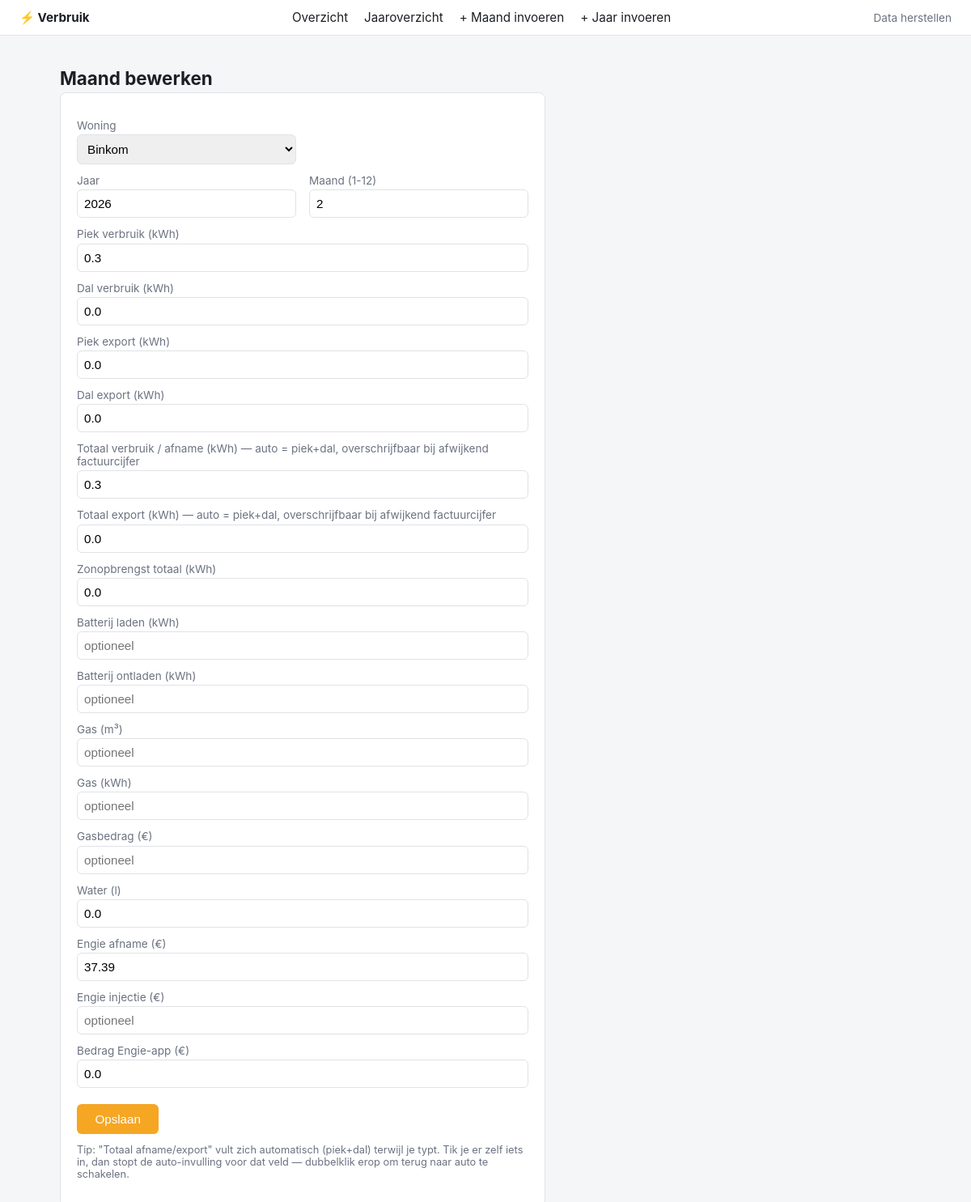
The app's page /invoer/Binkom/2026/2 with its own data.
### tables this page shows
CREATE TABLE maandverbruik (
    id INTEGER PRIMARY KEY AUTOINCREMENT,
    woning TEXT NOT NULL CHECK (woning IN ('Tienen', 'Binkom')),
    jaar INTEGER NOT NULL,
    maand INTEGER NOT NULL CHECK (maand BETWEEN 1 AND 12),

    piek_verbruik REAL,
    dal_verbruik REAL,
    piek_export REAL,
    dal_export REAL,
    totaal_verbruik_afname REAL,
    totaal_export REAL,
    zonopbrengst_totaal REAL,
    batterij_laden REAL,
    batterij_ontladen REAL,

    gas_m3 REAL,
    gas_kwh REAL,
    prijs_gas_eur REAL,
    water_l REAL,

    engie_afname_eur REAL,
    engie_injectie_eur REAL,
    bedrag_engie_app REAL,

    UNIQUE(woning, jaar, maand)
);

### main.py (the view, shortened to what this page needs)
@app.route("/invoer", methods=["GET", "POST"])
@app.route("/invoer/<woning>/<int:jaar>/<int:maand>", methods=["GET", "POST"])
def invoer(woning=None, jaar=None, maand=None):
    bestaand = None
    if woning and jaar and maand:
        conn = get_connection()
        row = conn.execute(
            "SELECT * FROM maandverbruik WHERE woning=? AND jaar=? AND maand=?",
            (woning, jaar, maand),
        ).fetchone()
        conn.close()
        bestaand = dict(row) if row else None
    return render_template(
        "invoer.html",
        woningen=WONINGEN,
        velden=MAAND_INVOERVELDEN,
        bestaand=bestaand,
        woning=woning,
        jaar=jaar,
        maand=maand,
    )

### main.py (called while the page is built)
    def __call__(self, environ, start_response):
        script_name = environ.get("HTTP_X_INGRESS_PATH", "")
        if script_name:
            environ["SCRIPT_NAME"] = script_name
            path_info = environ.get("PATH_INFO", "")
            if path_info.startswith(script_name):
                environ["PATH_INFO"] = path_info[len(script_name):]
        return self.wsgi_app(environ, start_response)

### models.py (called while the page is built)
def get_connection():
    DB_PATH.parent.mkdir(parents=True, exist_ok=True)
    conn = sqlite3.connect(DB_PATH)
    conn.row_factory = sqlite3.Row
    conn.execute("PRAGMA foreign_keys = ON")
    return conn

### templates/invoer.html (shortened to what this page needs)
{% extends "base.html" %}
{% block content %}
<h1>{{ "Maand bewerken" if bestaand else "Maand invoeren" }}</h1>
<form class="entry" method="post">
    <div class="row2">
        <div>
            <label>Woning</label>
            <select name="woning" required>
                {% for w in woningen %}
                <option value="{{ w }}" {{ "selected" if (bestaand and bestaand.woning == w) or (woning == w) }}>{{ w }}</option>
                {% endfor %}
            </select>
        </div>
        <div></div>
        <div>
            <label>Jaar</label>
            <input type="number" name="jaar" value="{{ bestaand.jaar if bestaand else (jaar or '') }}" required>
        </div>
        <div>
            <label>Maand (1-12)</label>
            <input type="number" name="maand" min="1" max="12" value="{{ bestaand.maand if bestaand else (maand or '') }}" required>
        </div>
    </div>
    {% for veld, label in velden %}
    <label>{{ label }}</label>
    <input type="text" id="{{ veld }}" name="{{ veld }}" value="{{ bestaand[veld] if bestaand and bestaand[veld] is not none else '' }}" placeholder="optioneel">
    {% endfor %}
    <button type="submit">Opslaan</button>
    <p class="muted" style="margin-top:0.75rem; font-size:0.8rem;">
        Tip: "Totaal afname/export" vult zich automatisch (piek+dal) terwijl je typt.
        Tik je er zelf iets in, dan stopt de auto-invulling voor dat veld —
        dubbelklik erop om terug naar auto te schakelen.
    </p>
</form>
{% endblock %}

### templates/base.html (shortened to what this page needs)
<!DOCTYPE html>
<html lang="nl">
<head>
    <link rel="stylesheet" href="{{ url_for('static', filename='style.css') }}">
</head>
<body>
    <nav>
        <a href="{{ url_for('index') }}" class="brand">⚡ Verbruik</a>
        <a href="{{ url_for('index') }}">Overzicht</a>
        <a href="{{ url_for('jaaroverzicht') }}">Jaaroverzicht</a>
        <a href="{{ url_for('invoer') }}">+ Maand invoeren</a>
        <a href="{{ url_for('jaaroverzicht_invoer') }}">+ Jaar invoeren</a>
        <a href="{{ url_for('herstel_seed') }}" style="margin-left:auto; color:var(--muted); font-size:0.85rem;">Data herstellen</a>
    </nav>
    <main>
        {% block content %}{% endblock %}
    </main>
</body>
</html>

### static/style.css (style rules this page uses)
:root { --bg: #f5f6f8; --card: #ffffff; --border: #e0e2e7; --text: #1c1f24; --muted: #6b7280; --accent: #f5a623; --accent-dark: #d68910; --pos: #2e7d32; --neg: #c0392b; }
* { box-sizing: border-box; }
body { margin: 0; font-family: -apple-system, "Segoe UI", Roboto, sans-serif; background: var(--bg); color: var(--text); }
nav { display: flex; align-items: center; gap: 1.25rem; padding: 0.75rem 1.5rem; background: var(--card); border-bottom: 1px solid var(--border); flex-wrap: wrap; }
nav a { color: var(--text); text-decoration: none; font-size: 0.95rem; }
nav a.brand { font-weight: 700; margin-right: auto; }
main { padding: 1.5rem; max-width: 1100px; margin: 0 auto; }
h1 { font-size: 1.4rem; margin-bottom: 0.25rem; }
.muted { color: var(--muted); }
form.entry { background: var(--card); border: 1px solid var(--border); border-radius: 8px; padding: 1.25rem; max-width: 600px; }
form.entry label { display: block; margin-top: 0.75rem; font-size: 0.85rem; color: var(--muted); }
form.entry input, form.entry select { width: 100%; padding: 0.5rem; border: 1px solid var(--border); border-radius: 6px; font-size: 0.95rem; margin-top: 0.2rem; }
form.entry button { margin-top: 1.25rem; background: var(--accent); color: #fff; border: none; padding: 0.6rem 1.4rem; border-radius: 6px; font-size: 0.95rem; cursor: pointer; }
.row2 { display: grid; grid-template-columns: 1fr 1fr; gap: 0 1rem; }

### records on screen
maandverbruik: jaar "2026", maand "2", piek_verbruik "0.3" "0.0" "0.0" "0.0" "0.3" "0.0" "0.0" "0.0" "37.39" "0.0"

### other values on screen
{{ "Maand bewerken" if bestaand else "Maand invoeren" }} "Maand bewerken"
{{ label }} "Piek verbruik (kWh)" "Dal verbruik (kWh)" "Piek export (kWh)" "Dal export (kWh)" "Totaal verbruik / afname (kWh) — auto = piek+dal, overschrijfbaar bij afwijkend factuurcijfer" "Totaal export (kWh) — auto = piek+dal, overschrijfbaar bij afwijkend factuurcijfer" "Zonopbrengst totaal (kWh)" "Batterij laden (kWh)" "Batterij ontladen (kWh)" "Gas (m³)" "Gas (kWh)" "Gasbedrag (€)" "Water (l)" "Engie afname (€)" "Engie injectie (€)" "Bedrag Engie-app (€)"
form field woning "Binkom"
